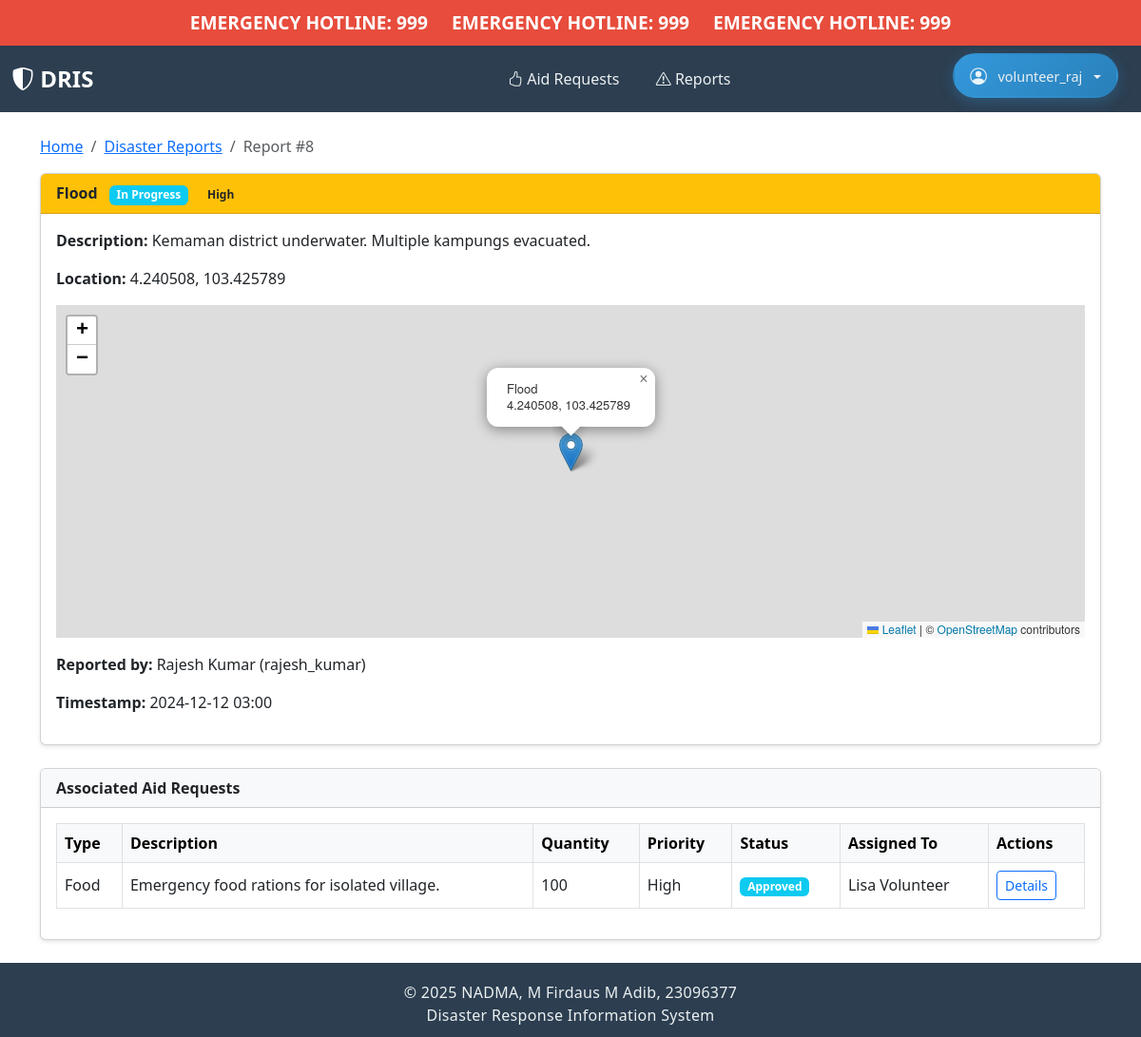
The app's page /report/8/ (signed in), older data.
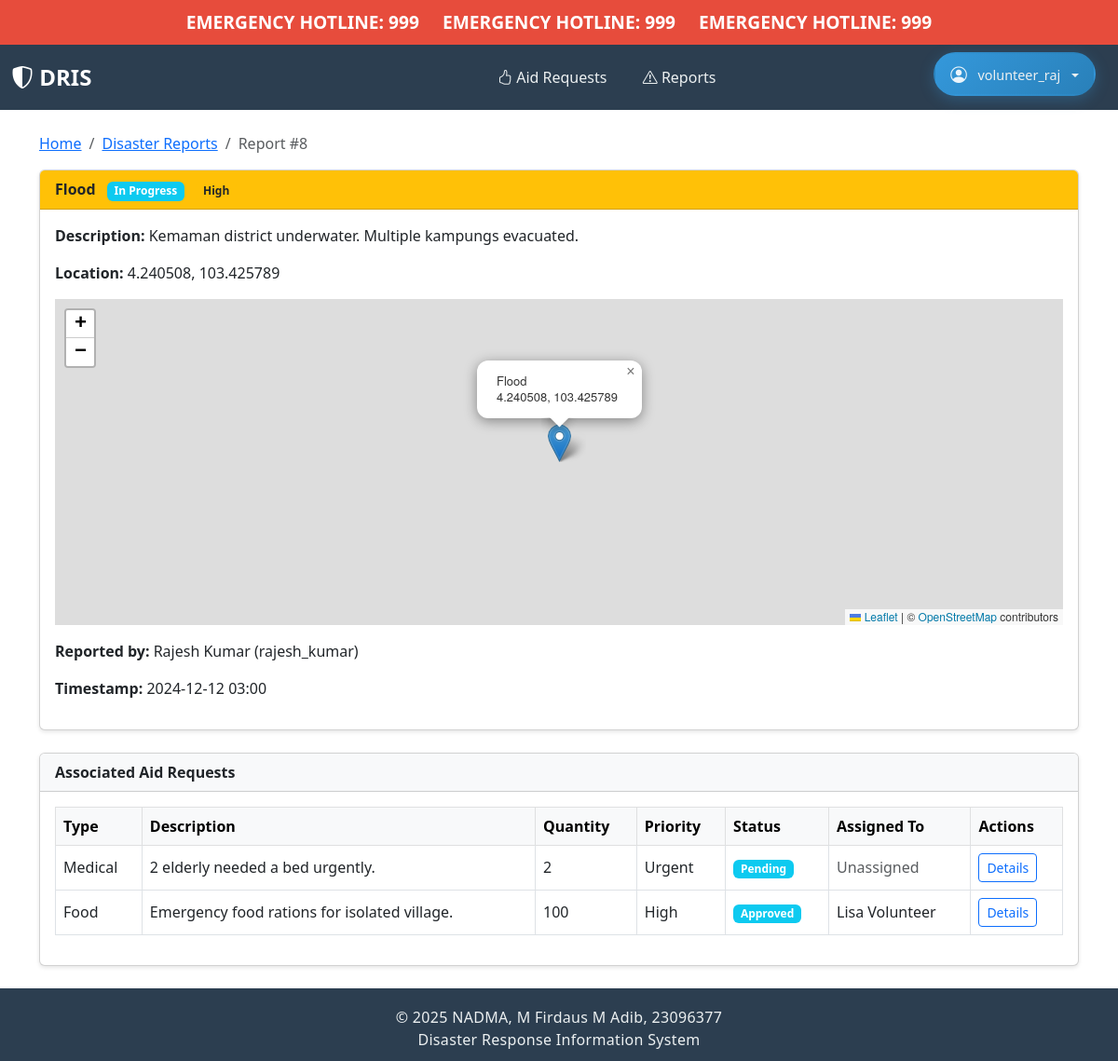
The same page, newer data.
### core/models.py (models this page shows, shortened)
class AidRequest(models.Model):
    AID_TYPES = [
        ("FOOD", "Food"),
        ("WATER", "Water"),
        ("SHELTER", "Shelter"),
        ("MEDICAL", "Medical"),
        ("RESCUE", "Rescue"),
        ("OTHER", "Other"),
    ]
    STATUS_CHOICES = [
        ("PENDING", "Pending"),
        ("APPROVED", "Approved"),
        ("IN_PROGRESS", "In Progress"),
        ("FULFILLED", "Fulfilled"),
        ("REJECTED", "Rejected"),
    ]
    PRIORITY_CHOICES = [
        ("LOW", "Low"),
        ("MEDIUM", "Medium"),
        ("HIGH", "High"),
        ("URGENT", "Urgent"),
    ]
    requester = models.ForeignKey(
        User, on_delete=models.CASCADE, related_name="aid_requests"
    )
    disaster_report = models.ForeignKey(
        DisasterReport,
        on_delete=models.SET_NULL,
        null=True,
        blank=True,
        related_name="aid_requests",
    )
    aid_type = models.CharField(max_length=7, choices=AID_TYPES)
    description = models.TextField(
        help_text="Detailed description of the aid needed", blank=True, default=""
    )
    quantity = models.PositiveIntegerField(
        null=True, blank=True, help_text="Number of items/people needing assistance"
    )
    priority = models.CharField(
        max_length=6, choices=PRIORITY_CHOICES, default="MEDIUM"
    )
    status = models.CharField(max_length=11, choices=STATUS_CHOICES, default="PENDING")
    location_details = models.TextField(
        help_text="Specific location details for aid delivery", blank=True, default=""
    )
    timestamp = models.DateTimeField(auto_now_add=True)
    last_updated = models.DateTimeField(auto_now=True)
    assigned_to = models.ForeignKey(
        User,
        on_delete=models.SET_NULL,
        null=True,
        blank=True,
        related_name="assigned_aid_requests",
    )
    notes = models.TextField(blank=True, help_text="Additional notes or updates")
    class Meta:
        ordering = ["-timestamp"]

class User(AbstractUser):
    ROLE_CHOICES = [
        ("CITIZEN", "Citizen"),
        ("VOLUNTEER", "Volunteer"),
        ("AUTHORITY", "Authority"),
    ]
    role = models.CharField(max_length=10, choices=ROLE_CHOICES)

### core/views.py (the view)
@login_required
def disaster_report_detail(request, pk):
    report = get_object_or_404(DisasterReport, pk=pk)
    associated_aid_requests = AidRequest.objects.filter(disaster_report=report)
    if request.method == "POST" and (
        request.user.is_superuser
        or request.user.is_staff
        or getattr(request.user, "role", None) == "AUTHORITY"
    ):
        new_status = request.POST.get("status")
        if new_status in dict(DisasterReport.STATUS_CHOICES):
            report.status = new_status
            report.save()
        return redirect("disaster_report_detail", pk=report.pk)
    return render(
        request,
        "disaster/report_detail.html",
        {"report": report, "associated_aid_requests": associated_aid_requests},
    )

### core/templates/disaster/report_detail.html (shortened to what the changed rows need)
{% extends "core/home.html" %}
{% block content %}
<div class="container mt-4">
    <div class="mb-4 card">
        <div class="card-body">
            {% if associated_aid_requests %}
                <div class="table-responsive">
                    <table class="table align-middle table-bordered table-hover">
                        <thead class="table-light">
                            <tr>
                                <th>Type</th>
                                <th>Description</th>
                                <th>Quantity</th>
                                <th>Priority</th>
                                <th>Status</th>
                                <th>Assigned To</th>
                                <th>Actions</th>
                            </tr>
                        </thead>
                        <tbody>
                            {% for aid in associated_aid_requests %}
                                <tr>
                                    <td>{{ aid.get_aid_type_display }}</td>
                                    <td>{{ aid.description }}</td>
                                    <td>{{ aid.quantity }}</td>
                                    <td>{{ aid.get_priority_display }}</td>
                                    <td>
                                        <span class="badge bg-info">{{ aid.get_status_display }}</span>
                                    </td>
                                    <td>
                                        {% if aid.assigned_to %}
                                            {{ aid.assigned_to.get_full_name }}
                                        {% else %}
                                            <span class="text-muted">Unassigned</span>
                                        {% endif %}
                                    </td>
                                    <td>
                                        <a href="{% url 'aid_request_detail' aid.pk %}" class="btn btn-sm btn-outline-primary">
                                            Details
                                        </a>
                                    </td>
                                </tr>
                            {% endfor %}
                        </tbody>
                    </table>
                </div>
            {% else %}
                <div class="text-center alert alert-warning" role="alert">
                    No aid requests associated with this report.
                </div>
            {% endif %}
        </div>
    </div>
</div>
{% endblock %}
{% block extra_js %}
<link rel="stylesheet" href="https://unpkg.com/leaflet@1.9.4/dist/leaflet.css" />
{% endblock %}

Row changes from the older to the newer data that the page shows:
added AidRequest: aid_type "Medical", description "2 elderly needed a bed urgently.", quantity "2", priority "Urgent", status "Pending", shows "Unassigned"
